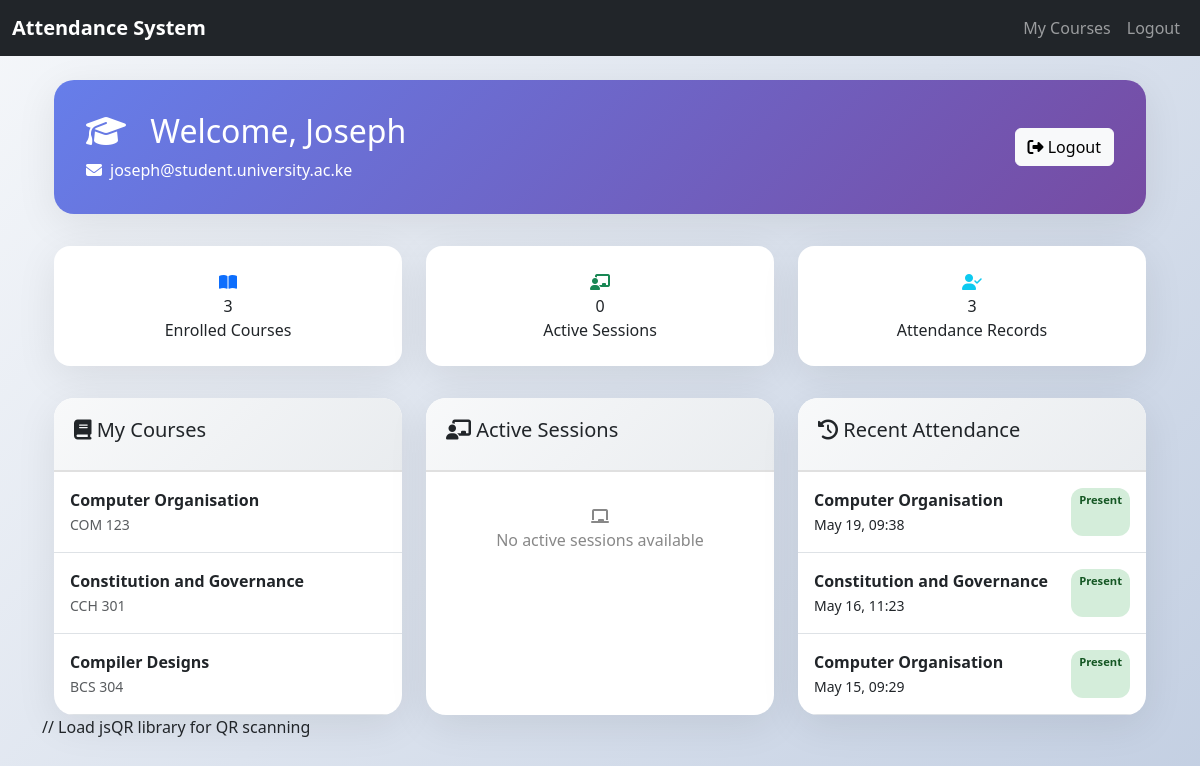
Page /scanner/dashboard/ (signed in) on the committed database.
### UserLogin/models.py (models this page shows, shortened)
class CustomUser(AbstractUser):
    program = models.ForeignKey(
        Program,
        on_delete=models.SET_NULL,
        null=True,
        blank=True,
        related_name="student_users"   # ✅ unique reverse accessor
    )
    programs = models.ManyToManyField(
        Program,
        blank=True,
        related_name="customuser_lecturers"   # ✅ unique reverse accessor
    )
    ROLE_CHOICES = (
        ('student', 'Student'),
        ('lecturer', 'Lecturer'),
        ('admin', 'Admin'),
    )
    role = models.CharField(max_length=20, choices=ROLE_CHOICES, default='student')

### StudentScanner/models.py (models this page shows, shortened)
class Course(models.Model):
    programs = models.ManyToManyField(Program, related_name="courses")
    name = models.CharField(max_length=100)
    code = models.CharField(max_length=20, unique=True)
    students = models.ManyToManyField(CustomUser, related_name="enrolled_courses", blank=True)
    default_latitude = models.FloatField(null=True, blank=True)
    default_longitude = models.FloatField(null=True, blank=True)

class Attendance(models.Model):
    STATUS_CHOICES = [
        ('present', 'Present'),
        ('late', 'Late'),
        ('absent', 'Absent'),
    ]
    student = models.ForeignKey(settings.AUTH_USER_MODEL, on_delete=models.CASCADE)
    session = models.ForeignKey(Session, on_delete=models.CASCADE)
    timestamp = models.DateTimeField(auto_now_add=True)
    status = models.CharField(max_length=10, choices=STATUS_CHOICES, default='present')
    marked_latitude = models.FloatField(null=True, blank=True)
    marked_longitude = models.FloatField(null=True, blank=True)
    device_info = models.CharField(max_length=255, blank=True)
    ip_address = models.GenericIPAddressField(null=True, blank=True)
    class Meta:
        unique_together = ['student', 'session']  # Prevent duplicate attendance
        ordering = ['-timestamp']

class Session(models.Model):
    course = models.ForeignKey(Course, on_delete=models.CASCADE, related_name="sessions")
    lecturer = models.ForeignKey(settings.AUTH_USER_MODEL, on_delete=models.CASCADE)
    topic = models.CharField(max_length=200)
    created_at = models.DateTimeField(auto_now_add=True)
    is_active = models.BooleanField(default=True)
    qr_code_data = models.CharField(max_length=255, unique=True)
    qr_code_base64 = models.TextField(null=True, blank=True)
    qr_expiry = models.DateTimeField(default=timezone.now)
    latitude = models.FloatField(null=True, blank=True)
    longitude = models.FloatField(null=True, blank=True)
    location_name = models.CharField(max_length=500, null=True, blank=True)  # Human-readable location
    allowed_radius = models.IntegerField(default=100)  # 100 meters default

### UserLogin/decorators.py (the view)
    def wrapper(request, *args, **kwargs):
        if not request.user.is_authenticated or request.user.role != 'student':
            return redirect('landing')
        return view_func(request, *args, **kwargs)

### StudentScanner/views.py (called while the page is built)
@student_required
def student_dashboard(request):
    courses = request.user.enrolled_courses.all()
    sessions = Session.objects.filter(course__in=courses, is_active=True)
    attendance = Attendance.objects.filter(student=request.user).select_related('session', 'session__course')
    return render(request, 'StudentScanner/student_dashboard.html', {
        'courses': courses,
        'sessions': sessions,
        'attendance': attendance,
    })

### StudentScanner/templates/StudentScanner/student_dashboard.html (shortened to what this page needs)
{% extends 'base.html' %}
{% load static %}
{% block content %}
<div class="container mt-4">
  <div class="dashboard-header">
    <div class="row align-items-center">
      <div class="col-md-8">
        <h2>
          <i class="fas fa-graduation-cap me-3"></i>
          Welcome, {{ user.get_full_name|default:user.username }}
        </h2>
        <p class="student-info mb-0">
          <i class="fas fa-envelope me-2"></i>{{ user.email }}
        </p>
      </div>
      <div class="col-md-4 text-md-end mt-3 mt-md-0">
        <button class="btn btn-light" onclick="window.location.href='{% url 'logout' %}'">
          <i class="fas fa-sign-out-alt"></i> Logout
        </button>
      </div>
    </div>
  </div>
  <div class="stats-grid">
    <div class="stat-card">
      <i class="fas fa-book-open text-primary"></i>
      <div class="stat-number">{{ courses|length }}</div>
      <div class="stat-label">Enrolled Courses</div>
    </div>
    <div class="stat-card">
      <i class="fas fa-chalkboard-teacher text-success"></i>
      <div class="stat-number" id="activeSessionsCount">{{ sessions|length }}</div>
      <div class="stat-label">Active Sessions</div>
    </div>
    <div class="stat-card">
      <i class="fas fa-user-check text-info"></i>
      <div class="stat-number">{{ attendance|length }}</div>
      <div class="stat-label">Attendance Records</div>
    </div>
  </div>
  <div class="row g-4">
    <div class="col-md-4">
      <div class="dashboard-card">
        <div class="card-header-custom">
          <h5><i class="fas fa-book"></i> My Courses</h5>
        </div>
        <div class="card-body p-0">
          {% for course in courses %}
            <div class="list-group-item p-3 border-bottom">
              <strong>{{ course.name }}</strong>
              <br><small class="text-muted">{{ course.code }}</small>
            </div>
          {% empty %}
            <div class="empty-state">
              <i class="fas fa-book-open"></i>
              <p>No courses enrolled yet</p>
            </div>
          {% endfor %}
        </div>
      </div>
    </div>
    <div class="col-md-4">
      <div class="dashboard-card">
        <div class="card-header-custom">
          <h5><i class="fas fa-chalkboard-teacher"></i> Active Sessions</h5>
        </div>
        <div class="card-body p-0">
          <div id="activeSessionsList">
            {% for session in sessions %}
              <div class="session-item p-3 border-bottom" data-session-id="{{ session.id }}">
                <div class="session-title"><strong>{{ session.course.name }}</strong> - {{ session.topic }}</div>
                <div class="session-meta text-muted small">
                  <i class="fas fa-clock"></i> Started: {{ session.created_at|date:"H:i, M d" }}
                </div>
                <div class="mt-2">
                  <button class="btn-scan" onclick="openCamera({{ session.id }})">
                    <i class="fas fa-qrcode me-1"></i> Scan QR to Attend
                  </button>
                </div>
              </div>
            {% empty %}
              <div class="empty-state">
                <i class="fas fa-chalkboard"></i>
                <p>No active sessions available</p>
              </div>
            {% endfor %}
          </div>
        </div>
      </div>
    </div>
    <div class="col-md-4">
      <div class="dashboard-card">
        <div class="card-header-custom">
          <h5><i class="fas fa-history"></i> Recent Attendance</h5>
        </div>
        <div class="card-body p-0">
          <div style="max-height: 400px; overflow-y: auto;">
            {% for record in attendance|slice:":15" %}
              <div class="attendance-item p-3 border-bottom">
                <div class="d-flex justify-content-between">
                  <div>
                    <strong>{{ record.session.course.name }}</strong>
                    <br><small>{{ record.timestamp|date:"M d, H:i" }}</small>
                  </div>
                  <span class="status-badge {% if record.status == 'late' %}status-late{% else %}status-present{% endif %}">
                    {% if record.status == 'late' %}Late{% else %}Present{% endif %}
                  </span>
                </div>
              </div>
            {% empty %}
              <div class="empty-state">
                <i class="fas fa-user-check"></i>
                <p>No attendance records yet</p>
              </div>
            {% endfor %}
          </div>
        </div>
      </div>
    </div>
  </div>
</div>
// Load jsQR library for QR scanning
{% endblock %}

### StudentScanner/templates/StudentScanner/student_dashboard.html (style rules this page uses)
:root { --primary-gradient: linear-gradient(135deg, #667eea 0%, #764ba2 100%); --card-shadow: 0 10px 40px rgba(0, 0, 0, 0.08); --transition: all 0.3s ease; }
body { background: linear-gradient(135deg, #f5f7fa 0%, #c3cfe2 100%); min-height: 100vh; }
.dashboard-header { background: var(--primary-gradient); border-radius: 20px; padding: 2rem; margin-bottom: 2rem; color: white; box-shadow: var(--card-shadow); }
.stats-grid { display: grid; grid-template-columns: repeat(auto-fit, minmax(200px, 1fr)); gap: 1.5rem; margin-bottom: 2rem; }
.stat-card { background: white; border-radius: 16px; padding: 1.5rem; text-align: center; cursor: pointer; box-shadow: var(--card-shadow); }
.dashboard-card { background: white; border-radius: 20px; overflow: hidden; box-shadow: var(--card-shadow); height: 100%; }
.card-header-custom { background: linear-gradient(135deg, #f8f9fa 0%, #e9ecef 100%); padding: 1.25rem; border-bottom: 2px solid #e0e0e0; }
.status-badge { display: inline-block; padding: 0.2rem 0.5rem; border-radius: 12px; font-size: 0.7rem; font-weight: 600; }
.status-present { background: #d4edda; color: #155724; }
.empty-state { text-align: center; padding: 2rem; color: #888; }

### rows in the picture
CustomUser: get_full_name "Joseph", email "joseph@student.university.ac.ke"
Course: name "Computer Organisation", code "COM 123"
Course: name "Constitution and Governance", code "CCH 301"
Course: name "Compiler Designs", code "BCS 304"
Attendance: session.course.name "Computer Organisation", timestamp "May 19, 09:38", status "Present"
Attendance: session.course.name "Constitution and Governance", timestamp "May 16, 11:23", status "Present"
Attendance: session.course.name "Computer Organisation", timestamp "May 15, 09:29", status "Present"

### other values in the picture
{{ courses|length }} "3"
{{ sessions|length }} "0"
{{ attendance|length }} "3"
